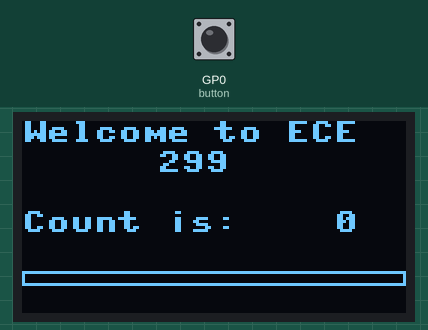
Recording of a program running on a simulated Raspberry Pi Pico running MicroPython. Parts: 128×64 one-colour display. The test bench sets the inputs (shaded band); at power-on: GP0 (button) HIGH.

Above: at 1.2 s.
1.3 s: GP0 (button) pulled LOW for 0.15 s
At 2.2 s:
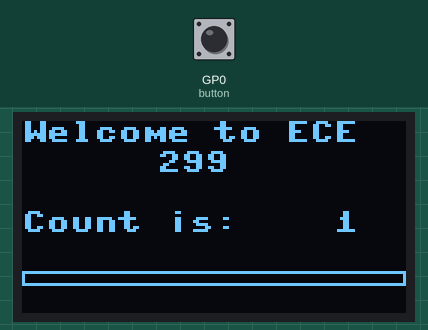
2.9 s: GP0 (button) pulled LOW for 1 s
At 3.6 s:
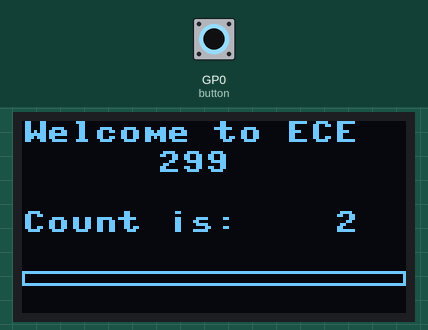
5.4 s: GP0 (button) pulled LOW for 0.15 s
7.0 s: GP0 (button) pulled LOW for 1 s
At 7.5 s:
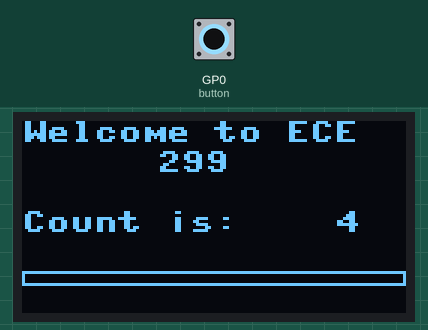
Timing chart, 0 to 10.0 s (numbered marks = the images above; inputs shaded):
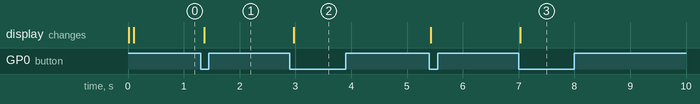

Measured:
- after the input at 1.3 s, the display: changes after 0.07 s (image 1)
- after the input at 2.9 s, the display: changes after 0.07 s (image 2)
- after the input at 7.0 s, the display: changes at once (image 3)

The program:

counter.py
```python
from machine import Pin, SPI # SPI is a class associated with the machine library.
import utime

# The below specified libraries have to be included. Also, ssd1306.py must be saved on the Pico.
from ssd1306 import SSD1306_SPI # this is the driver library and the corresponding class
import framebuf # this is another library for the display.


# Define columns and rows of the oled display. These numbers are the standard values.
SCREEN_WIDTH = 128 #number of columns
SCREEN_HEIGHT = 64 #number of rows


# Initialize I/O pins associated with the oled display SPI interface

spi_sck = Pin(18) # sck stands for serial clock; always be connected to SPI SCK pin of the Pico
spi_sda = Pin(19) # sda stands for serial data;  always be connected to SPI TX pin of the Pico; this is the MOSI
spi_res = Pin(21) # res stands for reset; to be connected to a free GPIO pin
spi_dc  = Pin(20) # dc stands for data/command; to be connected to a free GPIO pin
spi_cs  = Pin(17) # chip select; to be connected to the SPI chip select of the Pico

#
# SPI Device ID can be 0 or 1. It must match the wiring.
#
SPI_DEVICE = 0 # Because the peripheral is connected to SPI 0 hardware lines of the Pico

#
# initialize the SPI interface for the OLED display
#
oled_spi = SPI( SPI_DEVICE, baudrate= 100000, sck=spi_sck, mosi= spi_sda )

#
# Initialize the display
#
oled = SSD1306_SPI( SCREEN_WIDTH, SCREEN_HEIGHT, oled_spi, spi_dc, spi_res, spi_cs, True )


# Assign a value to a variable
Count = 0

#button declaration
button = Pin(0, Pin.IN, Pin.PULL_UP)

def int_handler(pin):
    global Count
    if pin.value() == 0: # check if the button is pressed
        utime.sleep_ms(10)
        if pin.value() == 0:
            Count += 1 # The main event

button.irq(trigger=Pin.IRQ_FALLING, handler=int_handler)

while ( True ):


#
# Clear the buffer
#
        oled.fill(0)

#
# Update the text on the screen
#
        oled.text("Welcome to ECE", 0, 0) # Print the text starting from 0th column and 0th row
        oled.text("299", 45, 10) # Print the number 299 starting at 45th column and 10th row
        oled.text("Count is: %4d" % Count, 0, 30 ) # Print the value stored in the variable Count.

#
# Draw box below the text
#
        oled.rect( 0, 50, 128, 5, 1  )

#
# Transfer the buffer to the screen
#
        oled.show()
```
